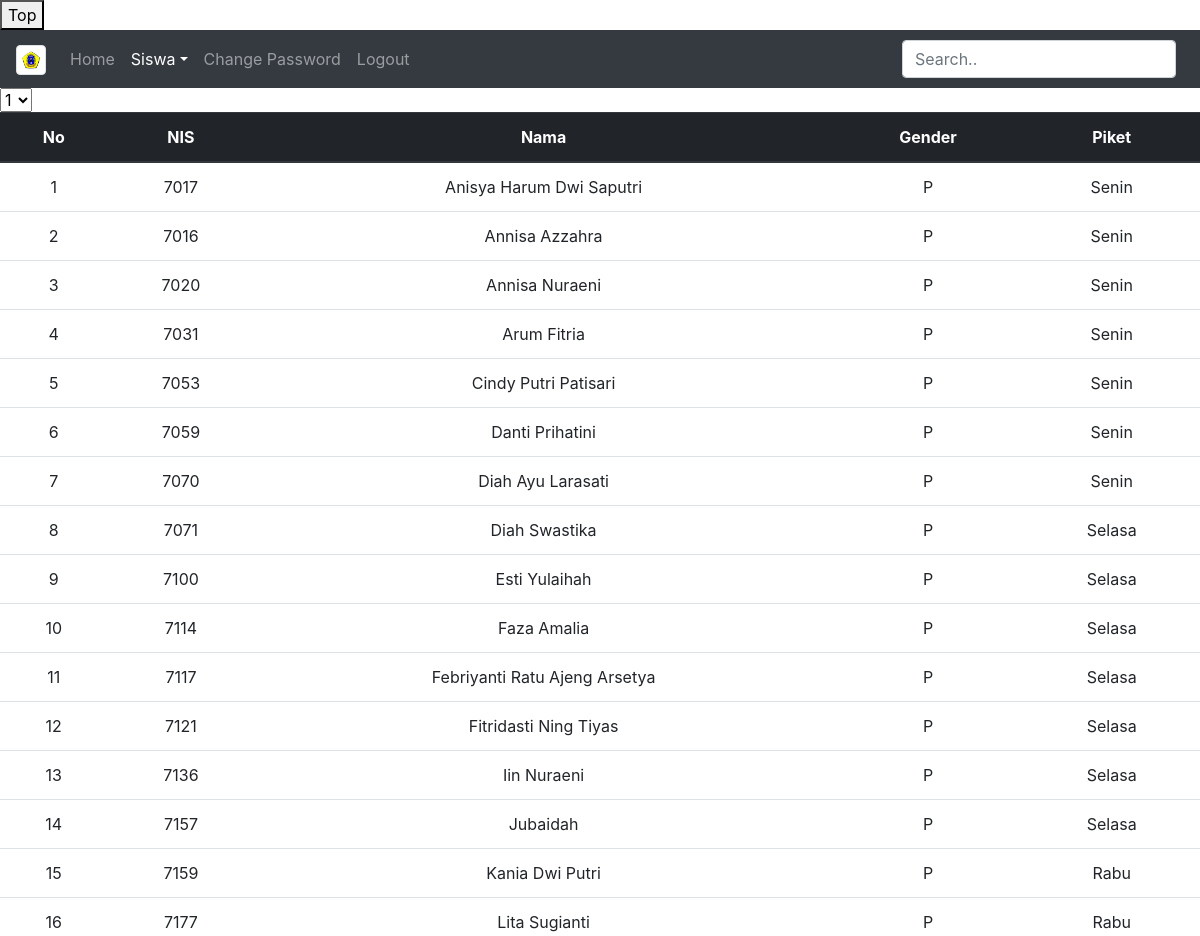
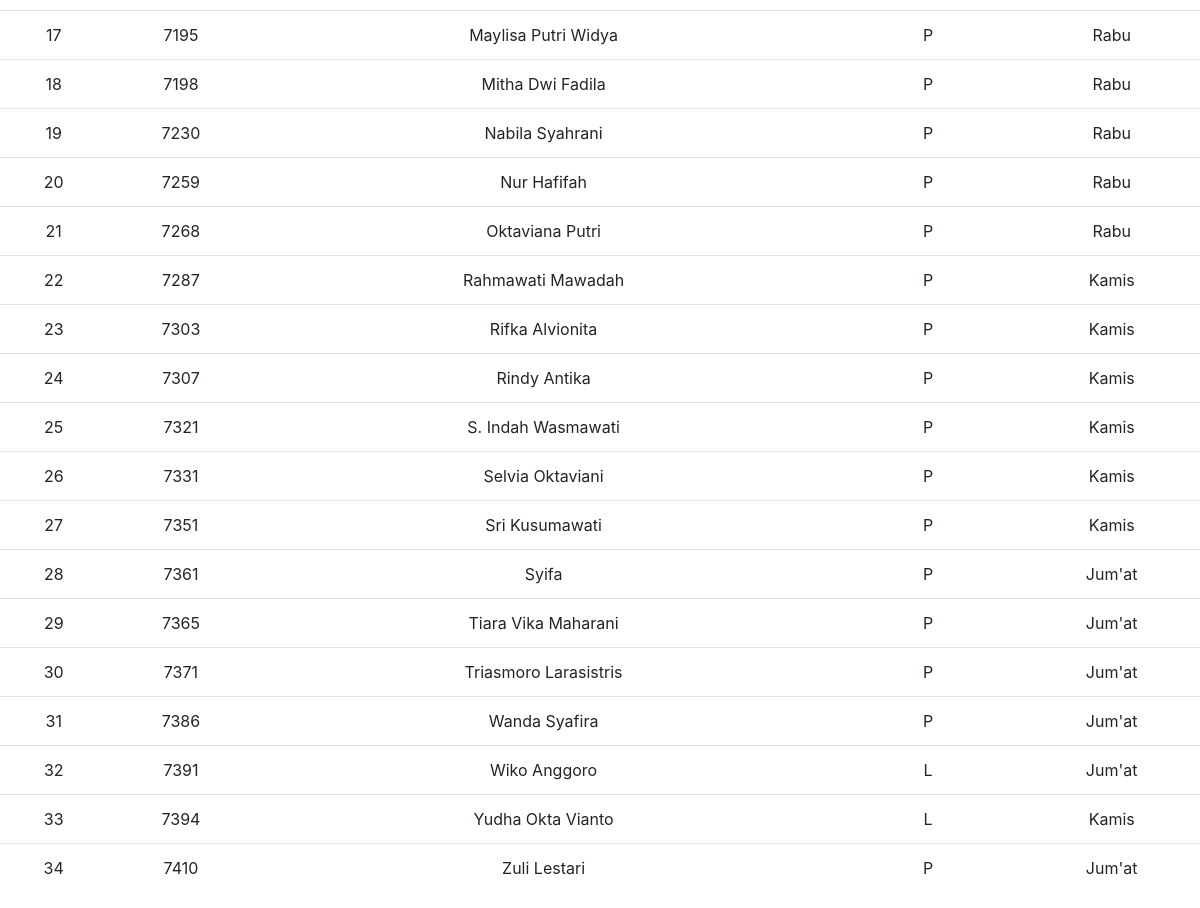
The page /editjadwalpiket.php (signed in) on the database its author committed (2 pictures, top to bottom).
### tables this page shows
CREATE TABLE `siswa` (
  `no` int(2) NOT NULL,
  `nis` varchar(12) NOT NULL,
  `name` varchar(36) NOT NULL,
  `gender` varchar(1) NOT NULL,
  `kelas` varchar(6) NOT NULL,
  `hari` varchar(6) NOT NULL
);

### editjadwalpiket.php (the view, shortened to what this page needs)
<?php
	include 'config.php';
	if(isset($_SESSION['username']) && isset($_SESSION['kelass'])){
    $kelas = $_SESSION['kelass'];
		$query = mysqli_query($con,"SELECT * FROM siswa where kelas='$kelas' ORDER BY no ASC");
?>
<!DOCTYPE html>
<html>
<head>
  <link rel="stylesheet" type="text/css" href="css/style.css">
</head>
<body>
  <button onclick="topFunction()" id="myBtn" title="Go to top">Top</button>
    <nav class="navbar navbar-expand-lg navbar-dark bg-dark">
  <a class="navbar-brand" href="indexp.php"><img class='img-thumbnail' src="img/smkn24.png" width="30" height="30" alt=''></a>
  <div class="collapse navbar-collapse" id="navbarSupportedContent">
    <ul class="navbar-nav mr-auto">
      <li class="nav-item">
        <a class="nav-link" href="indexp.php">Home <span class="sr-only">(current)</span></a>
      </li>
          <li class="nav-item dropdown active">
            <a class="nav-link dropdown-toggle" href="#" id="dropdown01" data-toggle="dropdown" aria-haspopup="true" aria-expanded="false">Siswa</a>
          </li>
      <li class="nav-item">
        <a class="nav-link" href="changepw2.php">Change Password</a>
      </li>
      <li class="nav-item">
        <a class="nav-link" href="logoutproc.php">Logout</a>
      </li>
    </ul>
    <form class="form-inline my-2 my-lg-0">
      <input class="form-control mr-sm-2" type="text" id="myInput" placeholder="Search.." aria-label="Search">
    </form>
  </div>
</nav>
<form>
<table class="table text-center p-3">
  <thead class="thead-dark">
    <tr>
      <th scope="col">No</th>
      <th scope="col">NIS</th>
      <th scope="col">Nama</th>
      <th scope="col">Gender</th>
      <th scope="col">Piket</th>
    </tr>
  </thead>
  <tbody>
    <?php
  while($data= mysqli_fetch_array($query))
{
  echo "<tr>";
  echo "<td>".$data['no']."</td>";
  echo "<td>".$data['nis']."</td>";
  echo "<td>".$data['name']."</td>";
  echo "<td>".$data['gender']."</td>";
  echo "<td>".$data['hari']."</td>";?>
  <?php echo "</tr>";
}
  ?>
  </tbody>
  <select>
  <option>1</option>
</select>
</table>
</form>
<?php
}else {
	header('location:login.php');
}
?>

### rows shown on the page
siswa: no "1", nis "7017", name "Anisya Harum Dwi Saputri", gender "P", hari "Senin"
siswa: no "2", nis "7016", name "Annisa Azzahra", gender "P", hari "Senin"
siswa: no "3", nis "7020", name "Annisa Nuraeni", gender "P", hari "Senin"
siswa: no "4", nis "7031", name "Arum Fitria", gender "P", hari "Senin"
siswa: no "5", nis "7053", name "Cindy Putri Patisari", gender "P", hari "Senin"
siswa: no "6", nis "7059", name "Danti Prihatini", gender "P", hari "Senin"
siswa: no "7", nis "7070", name "Diah Ayu Larasati", gender "P", hari "Senin"
siswa: no "8", nis "7071", name "Diah Swastika", gender "P", hari "Selasa"
siswa: no "9", nis "7100", name "Esti Yulaihah", gender "P", hari "Selasa"
siswa: no "10", nis "7114", name "Faza Amalia", gender "P", hari "Selasa"
siswa: no "11", nis "7117", name "Febriyanti Ratu Ajeng Arsetya", gender "P", hari "Selasa"
siswa: no "12", nis "7121", name "Fitridasti Ning Tiyas", gender "P", hari "Selasa"
siswa: no "13", nis "7136", name "Iin Nuraeni", gender "P", hari "Selasa"
siswa: no "14", nis "7157", name "Jubaidah", gender "P", hari "Selasa"
siswa: no "15", nis "7159", name "Kania Dwi Putri", gender "P", hari "Rabu"
siswa: no "16", nis "7177", name "Lita Sugianti", gender "P", hari "Rabu"
siswa: no "17", nis "7195", name "Maylisa Putri Widya", gender "P", hari "Rabu"
siswa: no "18", nis "7198", name "Mitha Dwi Fadila", gender "P", hari "Rabu"
siswa: no "19", nis "7230", name "Nabila Syahrani", gender "P", hari "Rabu"
siswa: no "20", nis "7259", name "Nur Hafifah", gender "P", hari "Rabu"
siswa: no "21", nis "7268", name "Oktaviana Putri", gender "P", hari "Rabu"
siswa: no "22", nis "7287", name "Rahmawati Mawadah", gender "P", hari "Kamis"
siswa: no "23", nis "7303", name "Rifka Alvionita", gender "P", hari "Kamis"
siswa: no "24", nis "7307", name "Rindy Antika", gender "P", hari "Kamis"
siswa: no "25", nis "7321", name "S. Indah Wasmawati", gender "P", hari "Kamis"
siswa: no "26", nis "7331", name "Selvia Oktaviani", gender "P", hari "Kamis"
siswa: no "27", nis "7351", name "Sri Kusumawati", gender "P", hari "Kamis"
siswa: no "28", nis "7361", name "Syifa", gender "P", hari "Jum'at"
siswa: no "29", nis "7365", name "Tiara Vika Maharani", gender "P", hari "Jum'at"
siswa: no "30", nis "7371", name "Triasmoro Larasistris", gender "P", hari "Jum'at"
siswa: no "31", nis "7386", name "Wanda Syafira", gender "P", hari "Jum'at"
siswa: no "32", nis "7391", name "Wiko Anggoro", gender "L", hari "Jum'at"
siswa: no "33", nis "7394", name "Yudha Okta Vianto", gender "L", hari "Kamis"
siswa: no "34", nis "7410", name "Zuli Lestari", gender "P", hari "Jum'at"
